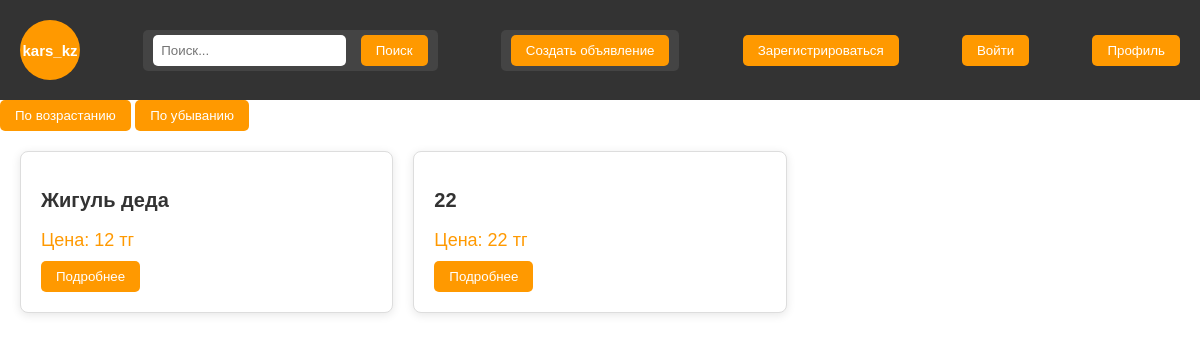
Page /up on the earlier database version.
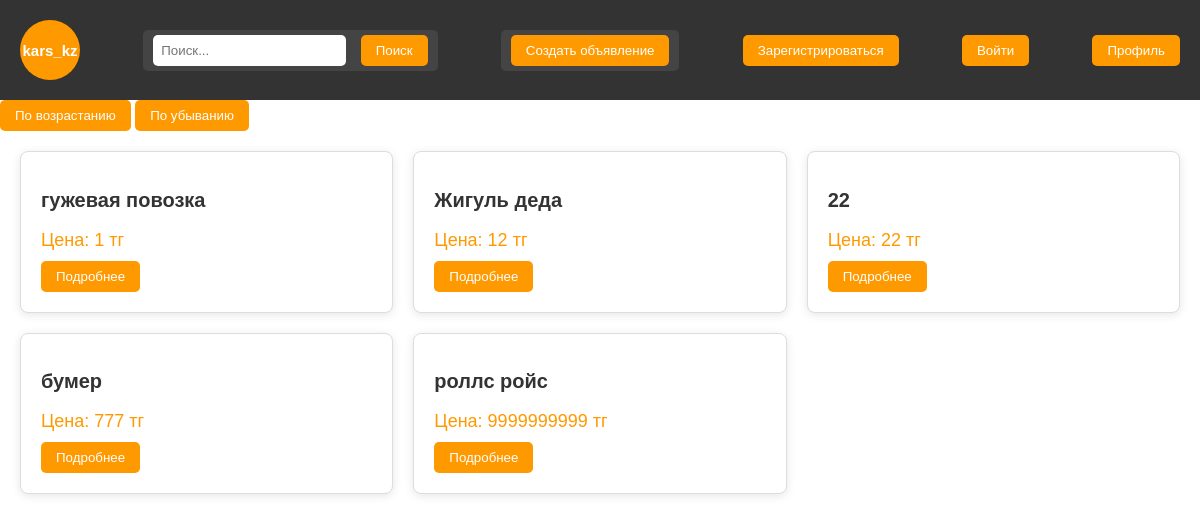
Same page on the later database version.
### tables this page shows
CREATE TABLE post(
             id INTEGER PRIMARY KEY AUTOINCREMENT,
             title TEXT NOT NULL UNIQUE,
             description TEXT NOT NULL UNIQUE,
             price INTEGER
        );

### app.py (the view)
@app.route('/up', methods=['GET', 'POST'])
def get_up():
    conn = sqlite3.connect('post.db')
    cursor = conn.cursor()
    cursor.execute('SELECT * FROM post ORDER BY price')
    posts = cursor.fetchall()
    conn.close()
    return render_template('base.html', spisok = posts)

### templates/base.html (shortened to what this page needs)
<!DOCTYPE html>
<html lang="en">
<head>
    <link rel="stylesheet" href="{{ url_for('static', filename='css/base.css') }}">
</head>
<body>
<header>
    <div class="logo">
        kars_kz
    </div>
    <div class="search-container">
        <form action="{{ url_for('get_search') }}" method="POST">
            <input type="text" name="search" placeholder="Поиск..." required>
            <button>Поиск</button>
        </form>
    </div>
    <div class="search-container">
        <a href="{{ url_for('create') }}"><button>Создать объявление</button></a>
    </div>
    <a href="{{ url_for('get_reg') }}"><button class="profile-button">Зарегистрироваться</button></a>
    <a href="{{ url_for('get_log') }}"><button class="profile-button">Войти</button></a>
    <a href="{{ url_for('get_profile') }}"><button class="profile-button">Профиль</button></a>
</header>
<main>
    <a href="{{ url_for('get_up') }}"><button class="profile-button">По возрастанию</button></a>
    <a href="{{ url_for('get_down') }}"><button class="profile-button">По убыванию</button></a>
    <div class="posts-container">
        {% for post in spisok %}
            <div class="post-card">
                <h2 class="post-title">{{ post[1] }}</h2>
                <p class="post-price">Цена: {{ post[3] }} тг</p>
                <a href="{{ url_for('get_details', id = post[0]) }}"><button class="profile-button">Подробнее</button></a>
            </div>
        {% endfor %}
    </div>
</main>
</body>
</html>

Differences in the rows shown:
added post: title "гужевая повозка", price "1"
added post: title "бумер", price "777"
added post: title "роллс ройс", price "9999999999"
